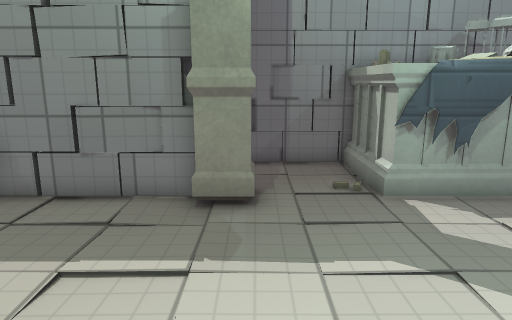
[1] (above)

17 first-person views from a walk through a Godot game level. The camera is 1.4 m above the floor, tilts 12° down and sees 70° across. The floor is counted in squares, 0.5 m on a side. Each view is taken from the middle of a square. On the plan, view 1 faces up. The plan holds only what a view shows up to about 20 squares ahead; the rest is blank. The place goes on beyond the plan. Surface patterns are stand-ins for the level's own textures.

[2]
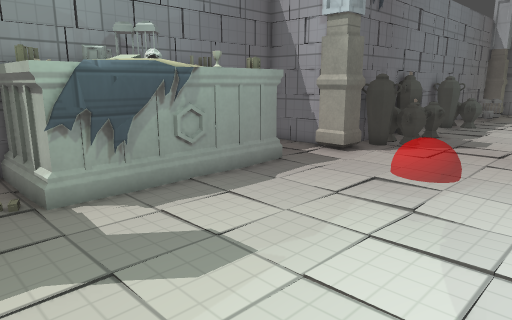

[3]
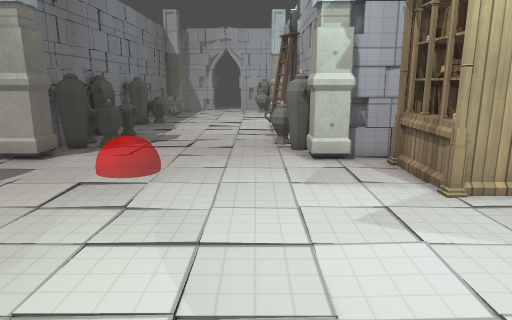

[4]
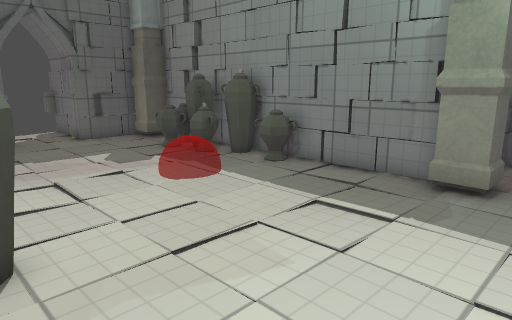

[5]
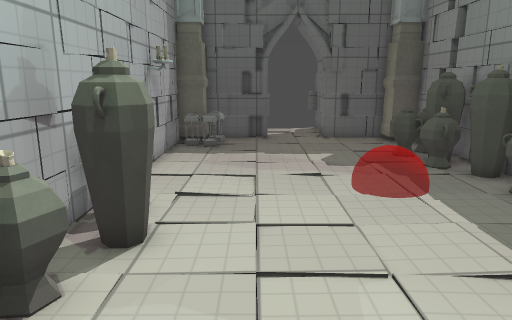

[6]
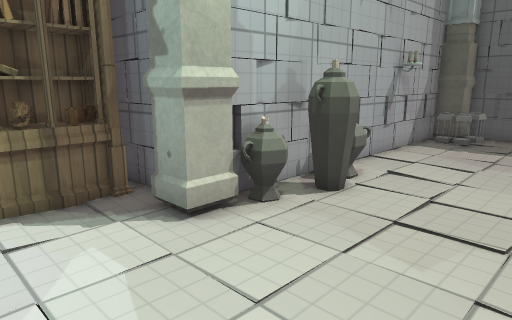

[7]
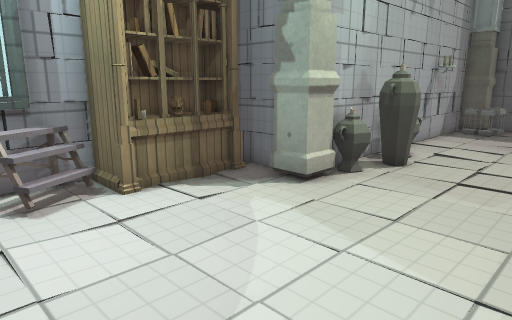

[8]
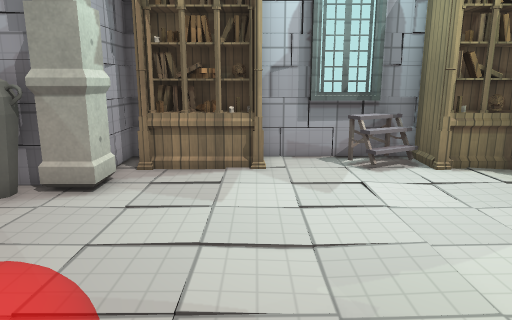

[9]
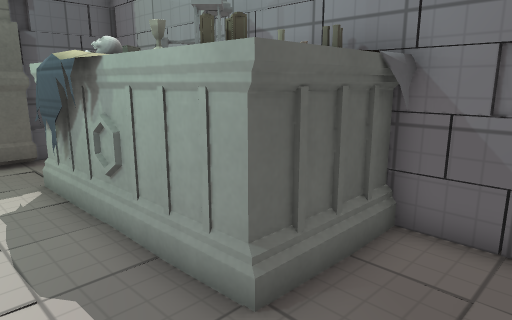

[10]
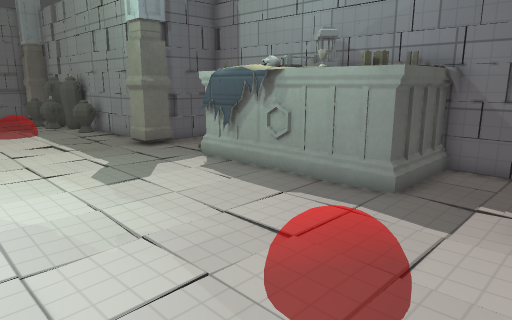

[11]
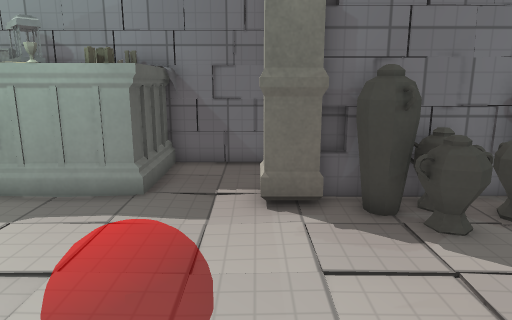

[12]
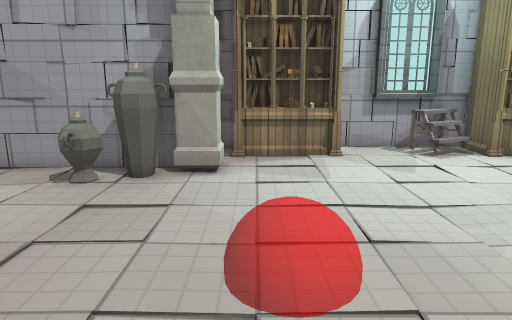

[13]
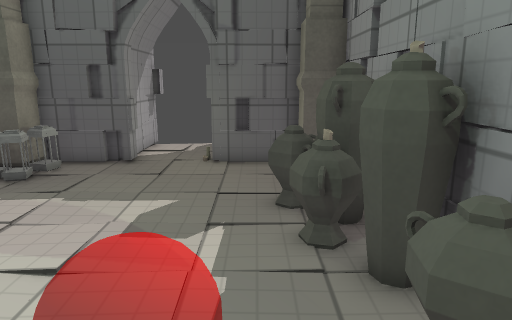

[14]
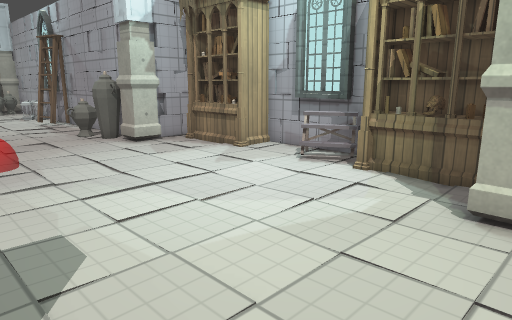

[15]
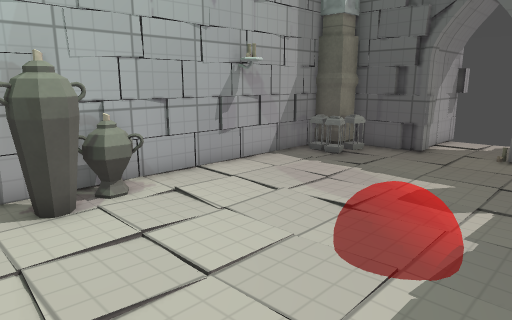

[16]
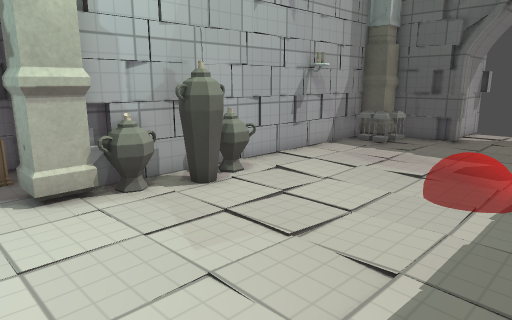

[17]
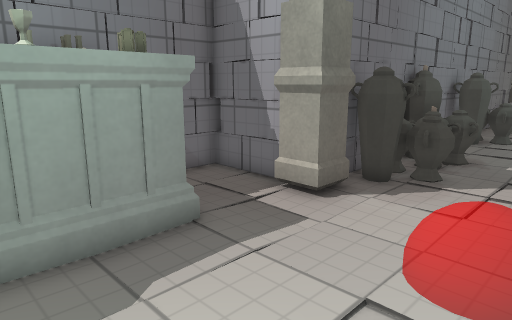

### Floor plan
Points are (right, up) in squares from view 1. A wall is a line through its corners. A room is listed if a view was taken in it or the views show most of it. See-through windows are left out.
Room 1 (views 1, 2, 3, 4, 5, 6, 7, 8, 9, 10, 11, 12, 13, 14, 15, 16, 17)
walls: (-1.5, -2.1) (-0.1, -2.1) (-0.1, -3.5); (-0.7, -3.9) (-0.7, -7); (-2.2, -3) (-1.6, -3); (5.4, 8.3) (4.4, 8.5); (5.7, 8.4) (4.3, 8.7); (-1.4, 8.7) (-15.5, 8.7) (-15.5, 7.5) (-16.7, 7.5) (-16.7, 4.5) (-17.4, 4.5); (6.1, 8.6) (4.4, 8.5); (-0.1, 9.5) (-0.1, 8.1) (-1.5, 8.1); (6.9, 8.1) (6.3, 8.3); (-1.5, 9) (-2.1, 9); (7.1, 8.4) (6.5, 8.5); (-4.8, -2.6) (-2.8, -2.8); (7.1, 8.5) (6.5, 8.4) (4.4, 8.5); (-2.5, 9) (-4, 9); (3.9, -6.7) (9.9, -6.7); (3.8, -7) (5.5, -7); (6.5, -6.4) (8, -6.4); (-6.2, -3) (-5.5, -3); (-6.9, -2.1) (-5.3, -2.1); (-5.3, 9) (-6.4, 9); (7.9, -6.6) (9.5, -6.8); (-7.2, -3) (-6.5, -3); (-10.1, -2.1) (-9.3, -2.1); (-9.5, 8.7) (-11.4, 8.9); (14.2, -3.5) (14.2, -2.1) (15.5, -2.1); (11.3, 12.8) (11.2, 11.5); (15.5, -2.7) (21.2, -2.7); (11.4, 12.9) (11.4, 12); (13.9, -6.7) (14.6, -6.7) (14.8, -4.6); (14.7, 9.6) (14.7, 13); (15.5, 8.1) (14.2, 8.1) (14.2, 9.5); (14, -7) (14.7, -7) (14.7, -3.5); (15, -5.8) (15, -3.5); (16.2, 9) (15.5, 9); (13.5, 13) (12.2, 13); (14.6, 12.6) (12.5, 12.8); (15.1, 12.7) (9.9, 12.7); (18.7, 8.6) (16.7, 8.8); (-16.6, 5.8) (-17.1, 5.7); (-17, 1.4) (-17, -0.9); (-17.1, 0.3) (-16.6, 0.3); (-17, -1.5) (-15.5, -1.5) (-15.5, -2.7) (-1.5, -2.7); (-17.4, 1.7) (-16.7, 1.7) (-16.7, -1.5); (-17, 7.1) (-17, 5.2); (-18, 4.7) (-20.4, 4.7); (21.5, 8.7) (15.5, 8.7); (-20.8, 1.4) (-19.7, 1.3); (-21.3, 1.6) (-21.3, 1.3) (-18.1, 1.3)
low walls: (5.4, 8.4) (5, 8.7) (4.6, 8.7); (-17.1, 0.6) (-16.6, 0.6)
ways out: opening at (2.5, 8.5) to room 2
objects: lantern (-16, -1) to (-15, -1); lantern (-15, -2) to (-14, -2); lantern (-14, -1); vase (-13, 7) to (-12, 8); vase (-12, 6) to (-12, 7); other object (-11, -2); vase (-11, 7) to (-11, 8); vase (-10, 7); vase (-10, 7) to (-8, 8); vase (-7, 7) to (-6, 8); vase (-6, -2) to (-5, -1); vase (-5, -2) to (-4, -1); vase (-3, -2) to (-2, -1); bookshelf (0, -6) to (4, -5); altar (3, 9) to (4, 9); ladder (7, -5); cup (9, 9); bookshelf (10, -6) to (14, -5); bottle (10, 9); altar (11, 9) to (11, 10); vase (16, -2) to (17, -1); vase (16, 7) to (17, 8); vase (17, 6) to (18, 6); vase (18, -2) to (19, -1); vase (18, 7) to (19, 8); vase (19, 7) to (20, 7); vase (20, 6) to (21, 7); vase (20, 8) to (21, 8)
Room 2 (no view inside)
walls: (4, 12.7) (-0.8, 12.7); (2.5, 12.6) (0.5, 12.8); (1.5, 13) (0.5, 13); (-0.6, 12.4) (-0.8, 10.7); (-1, 10.2) (-1, 9.5); (-0.7, 13) (-0.7, 9.4)
ways out: opening at (2.5, 8.5) to room 1
objects: bottle (3, 10); altar (3, 11) to (3, 12); other object (4, 12); books (5, 10); lantern (5, 11); other object (6, 10) to (6, 11); lantern (6, 12) to (7, 12); lantern (7, 11) to (8, 11)

Positions as (right, up) in squares from view 1, and headings:
1: (0, 0), facing up
2: (1, 0), facing up-right
3: (1, 0), facing right
4: (2, -2), facing up-left
5: (2, 1), facing left
6: (4, 4), facing down-left
7: (8, 4), facing down-left
8: (10, 7), facing down
9: (14, 6), facing up-left
10: (15, 0), facing up-left
11: (14, 0), facing up
12: (13, 9), facing down
13: (-4, 6), facing left
14: (-2, 6), facing down-right
15: (-2, 7), facing down-left
16: (2, 7), facing down-left
17: (7, 3), facing up-right
